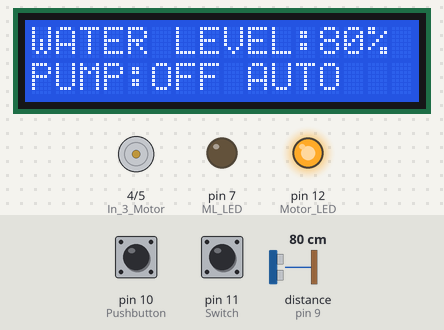
A sketch run on a simulated Arduino Uno, built with avr-gcc and run on an emulated ATmega328P. Parts: 16×2 character LCD, motor-driver pin pairs drawn as motors (green arrow = first pin HIGH = forward, orange = second pin HIGH = backward, longer = more drive), output pins drawn as LEDs (lit = HIGH). Wiring (inferred from the names in the program): ultrasonic range finder: trigger pin 8; echo pin 9. Dashed ring = blinking. Inputs (shaded band) come from the test bench; at power-on: pin 10 (Pushbutton) HIGH, distance to the obstacle (sensor on pin 9) 80 cm, pin 11 (Switch) HIGH. The echo pulse lasts 58.3 µs per cm; EEPROM starts erased; pins used as bus, display or sensor lines are not drawn; what the sketch prints to the serial monitor is not drawn.

Above: at 1.2 s.
1.3 s: pin 10 (Pushbutton) pulled LOW for 0.15 s
At 2.5 s:
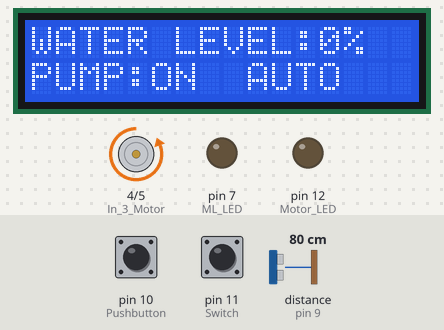
3.1 s: distance to the obstacle (sensor on pin 9) set to 5 cm
At 3.27 s:
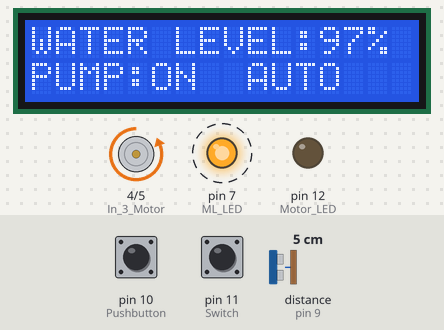
5.2 s: distance to the obstacle (sensor on pin 9) set to 2 cm
At 6.3 s:
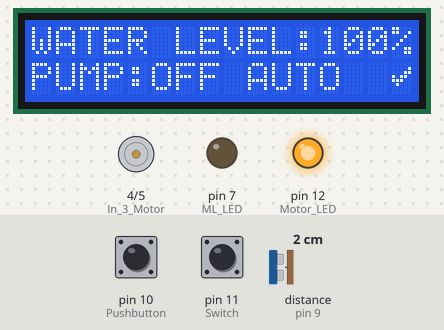
6.7 s: pin 11 (Switch) pulled LOW for 0.15 s
At 6.87 s:
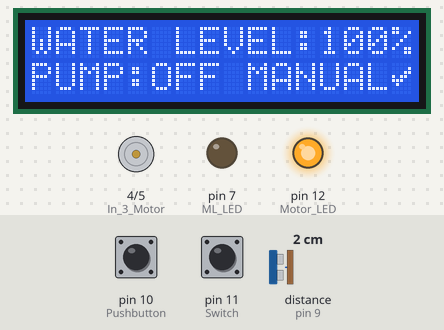
8.4 s: distance to the obstacle (sensor on pin 9) set to 9 cm
At 10.0 s:
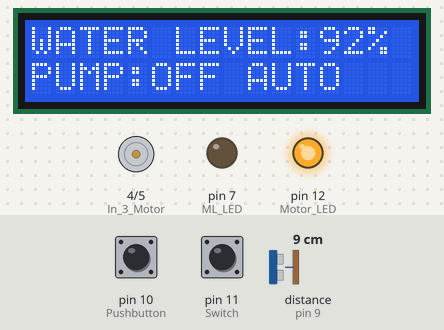
10.3 s: pin 11 (Switch) pulled LOW for 1 s
At 11.0 s:
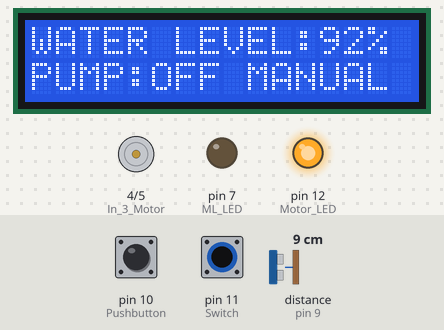
Timing chart, 0 to 13.3 s (numbered marks = the images above; inputs shaded):
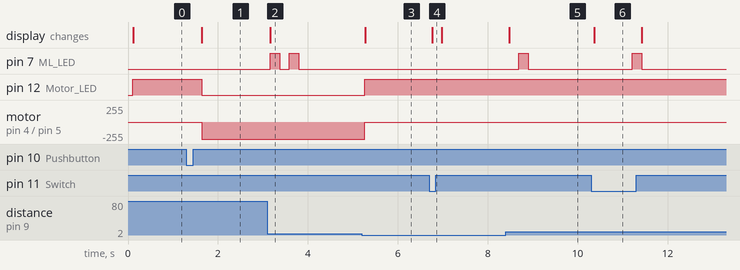

Measured:
- the behaviour switches between 4 and 3 cm on distance to the obstacle (sensor on pin 9) (found by bisection; images 2 and 3)
- after the input at 1.3 s, pin 12 (Motor_LED): HIGH → LOW after 0.34 s; motor on pin 4 (In_3_Motor) / pin 5 (In_4_Motor): stopped → backward 255/255 after 0.34 s; the display: changes after 0.34 s (image 1)
- after the input at 3.1 s, pin 7 (ML_LED): alternates HIGH for 0.21 s and LOW for 0.21 s, 4 changes in all, then stays LOW, starting after 0.07 s; the display: changes after 0.07 s (image 2)
- after the input at 5.2 s, pin 12 (Motor_LED): LOW → HIGH after 0.06 s; motor on pin 4 (In_3_Motor) / pin 5 (In_4_Motor): backward 255/255 → stopped after 0.06 s; the display: changes after 0.07 s (image 3)
- after the input at 6.7 s, the display: changes after 0.07 s (image 4)
- after the input at 8.4 s, pin 7 (ML_LED): LOW → HIGH after 0.29 s, → LOW 0.21 s later; the display: changes after 0.07 s (image 5)
- after the input at 10.3 s, pin 7 (ML_LED): LOW → HIGH after 0.92 s, → LOW 0.21 s later; the display: changes after 0.07 s (image 6)

The sketch:

ML.ino
```cpp
#include <Wire.h>
#include <EEPROM.h>
#include <LiquidCrystal_I2C.h>

#define n_features 2
#define samples 1

LiquidCrystal_I2C lcd(0x3F, 16, 2);

double duration, inches;
int result, percentage;
bool state, pump, result_pump;
float f_inches, before, diff, set_val, bg_prc;

float X[] = {0, 0};
float w[] = {1.5181657, 1.8601177};
float b=-1.022256;
float tmp[2];

byte Check[8] = {
  0b00000,
  0b00001,
  0b00011,
  0b10110,
  0b11100,
  0b01000,
  0b00000,
  0b00000
};


void setup() {

  lcd.begin();
  lcd.backlight();

  Serial.begin(9600);
  before = -1;
  result_pump = 0;

  lcd.print("WATER LEVEL:");
  lcd.setCursor(0, 1);
  lcd.print("PUMP:OFF MANUAL");

  pinMode(4, OUTPUT); //In 3 Motor
  pinMode(5, OUTPUT); //In 4 Motor
  pinMode(7, OUTPUT); // ML LED (Red)
  pinMode(8, OUTPUT); // Ultrasonic
  pinMode(9, INPUT); // Ultrasonic
  pinMode(10, INPUT_PULLUP); // Pushbutton
  pinMode(11, INPUT_PULLUP); // Switch
  pinMode(12, OUTPUT); // Motor LED (Green)

  set_val=EEPROM.read(0);
  lcd.createChar(0, Check);

  if(set_val>150)set_val=150;
}

void loop() {

   digitalWrite(3, LOW);
   delayMicroseconds(2);
   digitalWrite(8, HIGH);
   delayMicroseconds(10);
   digitalWrite(8, LOW);
   duration = pulseIn(9, HIGH);
   inches = microToInches(duration) - 1;

   f_inches = microToInches(duration);
   diff = before - f_inches;
   if ((diff) < 0) diff = 0;
   before = f_inches;

   percentage=round(((set_val-inches)*100)/set_val);
   bg_prc = percentage;
   lcd.setCursor(12, 0);
   if(percentage<0)percentage=0;
   if(percentage>100 or inches > 200)percentage=100;
   lcd.print(percentage);
   lcd.print("%   ");

   if(percentage<30&digitalRead(11)){
     pump=1;
     digitalWrite(4, LOW);
     digitalWrite(5, HIGH);
    };
   if(percentage>99 or inches > 200){
     pump=0;
     digitalWrite(5, LOW);
//
//     lcd.setCursor(14, 1);
//     lcd.write(0);
   };
   digitalWrite(12,!pump);

   lcd.setCursor(5, 1);
   if(pump==1)lcd.print("ON ");
   else if(pump==0)lcd.print("OFF");

   lcd.setCursor(9, 1);
   if(!digitalRead(11))lcd.print("MANUAL");
   else lcd.print("AUTO   ");

  if (percentage == 100) {
    lcd.setCursor(15, 1);
    lcd.write(0);
  }
  else {
    lcd.setCursor(15, 1);
    lcd.print(' ');
  };

  if (diff<0.01 or percentage==100) result = 0;
  else {
    X[0] = diff;
    X[1] = (bg_prc/100);
    result = predict_data();
  }

  if (result==0) {
    digitalWrite(7, LOW);
    result_pump = 0;
  }
  else if (result==1 & percentage>=90) {
    result_pump = !result_pump;
    digitalWrite(7, result_pump);
  };

    if(!digitalRead(10)&!state&digitalRead(11)){
      state=1;
      set_val=inches;
      EEPROM.write(0, set_val);
    }

    if(!digitalRead(10)&!state&!digitalRead(11)){
       state=1;
       pump=!pump;
    }

    if(digitalRead(10))state=0;

  if(before!=-1.00){
    Serial.println(result_pump);
    Serial.print("Distance: ");
    Serial.println(inches);
    Serial.print("Distance reference: ");
    Serial.println(set_val);
    Serial.print("Before: ");
    Serial.println(before);
    Serial.print("Current: ");
    Serial.println(f_inches);
    Serial.print("Before - Current: ");
    Serial.println(diff);
    Serial.print("Percentage: ");
    Serial.println(percentage);
    Serial.print("Result: ");
    Serial.println(result);
    Serial.println("------------------------");
  }

  delay(100);
}

float microToInches(double m) {
   return (0.01723*m)/2.54;
}

float sigmoid(float x){
   double y = 1/(1+exp(-x));
   return y;
}

float neuron(float W[],float B, float X[],int nn){
   float z,y = 0.0;
   for(int i=0; i < nn; i++){
      y += W[i]*X[i];
   }
   y += B;
   z = sigmoid(y);
   return z;
}

int predict_data(){
  float y[samples];
  float t2=0;
  int j=0;

  for(int i=0; i< samples; i++)
  {
    j = n_features*i;
    tmp[0] = X[j];
    tmp[1] = X[j+1];
    y[i] = neuron(w,b,tmp,n_features);

    if(y[i]>0.5)y[i]=1;
    else y[i]=0;

    return y[i];
  }
}
```
